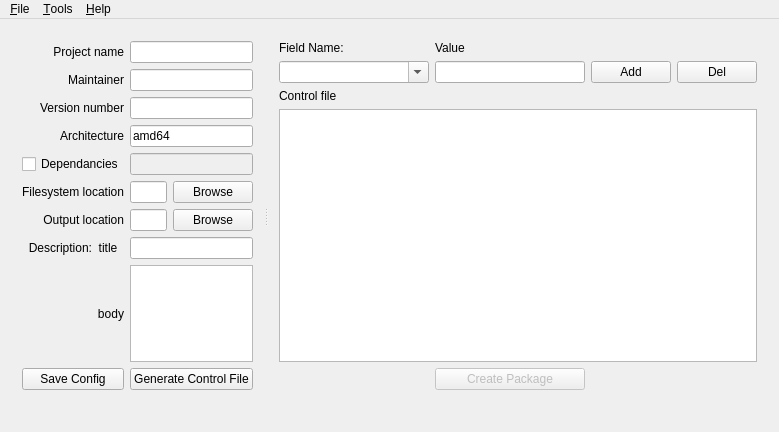
<?xml version="1.0" encoding="UTF-8"?>
<ui version="4.0">
 <class>debbin</class>
 <widget class="QMainWindow" name="debbin">
  <property name="geometry">
   <rect>
    <x>0</x>
    <y>0</y>
    <width>770</width>
    <height>432</height>
   </rect>
  </property>
  <property name="windowTitle">
   <string>debbin</string>
  </property>
  <widget class="QWidget" name="centralWidget">
   <layout class="QGridLayout" name="gridLayout">
    <item row="1" column="0">
     <widget class="QSplitter" name="splitter">
      <property name="orientation">
       <enum>Qt::Horizontal</enum>
      </property>
      <widget class="QWidget" name="layoutWidget">
       <layout class="QGridLayout" name="details_editor">
        <item row="0" column="0">
         <widget class="QLabel" name="lbl_projectname">
          <property name="text">
           <string>Project name</string>
          </property>
          <property name="alignment">
           <set>Qt::AlignRight|Qt::AlignTrailing|Qt::AlignVCenter</set>
          </property>
         </widget>
        </item>
        <item row="0" column="1" colspan="2">
         <widget class="QLineEdit" name="ln_projectname">
          <property name="text">
           <string/>
          </property>
         </widget>
        </item>
        <item row="1" column="0">
         <widget class="QLabel" name="lbl_maintainer">
          <property name="text">
           <string>Maintainer</string>
          </property>
          <property name="alignment">
           <set>Qt::AlignRight|Qt::AlignTrailing|Qt::AlignVCenter</set>
          </property>
         </widget>
        </item>
        <item row="1" column="1" colspan="2">
         <widget class="QLineEdit" name="ln_maintainer">
          <property name="text">
           <string/>
          </property>
         </widget>
        </item>
        <item row="2" column="0">
         <widget class="QLabel" name="lbl_version">
          <property name="text">
           <string>Version number</string>
          </property>
          <property name="alignment">
           <set>Qt::AlignRight|Qt::AlignTrailing|Qt::AlignVCenter</set>
          </property>
         </widget>
        </item>
        <item row="2" column="1" colspan="2">
         <widget class="QLineEdit" name="ln_version">
          <property name="text">
           <string/>
          </property>
         </widget>
        </item>
        <item row="3" column="0">
         <widget class="QLabel" name="lbl_architecture">
          <property name="text">
           <string>Architecture</string>
          </property>
          <property name="alignment">
           <set>Qt::AlignRight|Qt::AlignTrailing|Qt::AlignVCenter</set>
          </property>
         </widget>
        </item>
        <item row="3" column="1" colspan="2">
         <widget class="QLineEdit" name="ln_architecture">
          <property name="text">
           <string>amd64</string>
          </property>
         </widget>
        </item>
        <item row="4" column="0">
         <widget class="QCheckBox" name="checkBox">
          <property name="enabled">
           <bool>true</bool>
          </property>
          <property name="text">
           <string>Dependancies</string>
          </property>
          <property name="checked">
           <bool>false</bool>
          </property>
         </widget>
        </item>
        <item row="4" column="1" colspan="2">
         <widget class="QLineEdit" name="ln_dependancies">
          <property name="enabled">
           <bool>false</bool>
          </property>
         </widget>
        </item>
        <item row="5" column="0">
         <widget class="QLabel" name="lbl_filesystem">
          <property name="text">
           <string>Filesystem location</string>
          </property>
          <property name="alignment">
           <set>Qt::AlignRight|Qt::AlignTrailing|Qt::AlignVCenter</set>
          </property>
         </widget>
        </item>
        <item row="5" column="1">
         <widget class="QLineEdit" name="ln_filesystem">
          <property name="text">
           <string/>
          </property>
          <property name="readOnly">
           <bool>true</bool>
          </property>
         </widget>
        </item>
        <item row="5" column="2">
         <widget class="QPushButton" name="btn_filesystem">
          <property name="text">
           <string>Browse</string>
          </property>
         </widget>
        </item>
        <item row="7" column="0">
         <widget class="QLabel" name="lbl_descriptiontitle">
          <property name="text">
           <string>Description:  title  </string>
          </property>
          <property name="alignment">
           <set>Qt::AlignRight|Qt::AlignTrailing|Qt::AlignVCenter</set>
          </property>
         </widget>
        </item>
        <item row="7" column="1" colspan="2">
         <widget class="QLineEdit" name="ln_descriptiontitle">
          <property name="toolTip">
           <string>Description Title</string>
          </property>
         </widget>
        </item>
        <item row="8" column="0">
         <widget class="QLabel" name="lbl_description">
          <property name="text">
           <string>body</string>
          </property>
          <property name="alignment">
           <set>Qt::AlignRight|Qt::AlignTrailing|Qt::AlignVCenter</set>
          </property>
         </widget>
        </item>
        <item row="6" column="1">
         <widget class="QLineEdit" name="ln_outputdir">
          <property name="readOnly">
           <bool>true</bool>
          </property>
         </widget>
        </item>
        <item row="6" column="0">
         <widget class="QLabel" name="label">
          <property name="text">
           <string>Output location</string>
          </property>
          <property name="alignment">
           <set>Qt::AlignRight|Qt::AlignTrailing|Qt::AlignVCenter</set>
          </property>
         </widget>
        </item>
        <item row="6" column="2">
         <widget class="QPushButton" name="btn_outbutdir">
          <property name="text">
           <string>Browse</string>
          </property>
         </widget>
        </item>
        <item row="12" column="1" colspan="2">
         <widget class="QPushButton" name="pushButton">
          <property name="toolTip">
           <string>Use the data above to create the base Control File</string>
          </property>
          <property name="text">
           <string>Generate Control File</string>
          </property>
         </widget>
        </item>
        <item row="8" column="1" colspan="2">
         <widget class="QPlainTextEdit" name="ln_description"/>
        </item>
        <item row="12" column="0">
         <widget class="QPushButton" name="saveConfigButton">
          <property name="text">
           <string>Save Config</string>
          </property>
         </widget>
        </item>
       </layout>
      </widget>
      <widget class="QWidget" name="layoutWidget">
       <layout class="QGridLayout" name="gridLayout_2">
        <item row="1" column="2">
         <widget class="QPushButton" name="btn_add">
          <property name="text">
           <string>Add</string>
          </property>
         </widget>
        </item>
        <item row="0" column="0">
         <widget class="QLabel" name="label_2">
          <property name="text">
           <string>Field Name:</string>
          </property>
         </widget>
        </item>
        <item row="1" column="1">
         <widget class="QLineEdit" name="ln_value">
          <property name="minimumSize">
           <size>
            <width>150</width>
            <height>0</height>
           </size>
          </property>
         </widget>
        </item>
        <item row="4" column="1">
         <widget class="QPushButton" name="btn_createpackage">
          <property name="enabled">
           <bool>false</bool>
          </property>
          <property name="toolTip">
           <string>Create the .deb file as requested now.</string>
          </property>
          <property name="styleSheet">
           <string notr="true"/>
          </property>
          <property name="text">
           <string>Create Package</string>
          </property>
         </widget>
        </item>
        <item row="1" column="0">
         <widget class="QComboBox" name="cmb_condition">
          <property name="minimumSize">
           <size>
            <width>150</width>
            <height>0</height>
           </size>
          </property>
          <property name="styleSheet">
           <string notr="true">Additional control file field name.  Press enter to keep in the list.</string>
          </property>
          <property name="editable">
           <bool>true</bool>
          </property>
         </widget>
        </item>
        <item row="2" column="0">
         <widget class="QLabel" name="lbl_control">
          <property name="text">
           <string>Control file</string>
          </property>
         </widget>
        </item>
        <item row="0" column="1">
         <widget class="QLabel" name="label_3">
          <property name="text">
           <string>Value</string>
          </property>
         </widget>
        </item>
        <item row="1" column="3">
         <widget class="QPushButton" name="delButton">
          <property name="text">
           <string>Del</string>
          </property>
         </widget>
        </item>
        <item row="3" column="0" colspan="4">
         <widget class="QPlainTextEdit" name="txt_control"/>
        </item>
       </layout>
      </widget>
     </widget>
    </item>
    <item row="2" column="0">
     <widget class="QLabel" name="txt_output">
      <property name="text">
       <string/>
      </property>
      <property name="wordWrap">
       <bool>true</bool>
      </property>
     </widget>
    </item>
   </layout>
  </widget>
  <widget class="QMenuBar" name="menuBar">
   <property name="geometry">
    <rect>
     <x>0</x>
     <y>0</y>
     <width>770</width>
     <height>19</height>
    </rect>
   </property>
   <widget class="QMenu" name="menuFile">
    <property name="title">
     <string>&amp;File</string>
    </property>
    <addaction name="action_Open_Config"/>
    <addaction name="action_Save_Config"/>
    <addaction name="actionQuit"/>
   </widget>
   <widget class="QMenu" name="menuTools">
    <property name="title">
     <string>&amp;Tools</string>
    </property>
    <addaction name="actionGenerate_control_file"/>
    <addaction name="actionCreate_package"/>
    <addaction name="actionClear"/>
   </widget>
   <widget class="QMenu" name="menuHelp">
    <property name="title">
     <string>&amp;Help</string>
    </property>
    <addaction name="actionAbout"/>
    <addaction name="actionUser_manual"/>
   </widget>
   <addaction name="menuFile"/>
   <addaction name="menuTools"/>
   <addaction name="menuHelp"/>
  </widget>
  <action name="actionQuit">
   <property name="text">
    <string>E&amp;xit</string>
   </property>
  </action>
  <action name="actionGenerate_control_file">
   <property name="text">
    <string>&amp;Generate Control File</string>
   </property>
  </action>
  <action name="actionCreate_package">
   <property name="text">
    <string>&amp;Create Package</string>
   </property>
  </action>
  <action name="actionAbout">
   <property name="text">
    <string>&amp;About</string>
   </property>
  </action>
  <action name="actionUser_manual">
   <property name="text">
    <string>User &amp;manual</string>
   </property>
  </action>
  <action name="actionClear">
   <property name="text">
    <string>C&amp;lear Output</string>
   </property>
  </action>
  <action name="action_Open_Config">
   <property name="text">
    <string>&amp;Open Config</string>
   </property>
  </action>
  <action name="action_Save_Config">
   <property name="text">
    <string>&amp;Save Config</string>
   </property>
  </action>
 </widget>
 <layoutdefault spacing="6" margin="11"/>
 <resources/>
 <connections/>
</ui>
